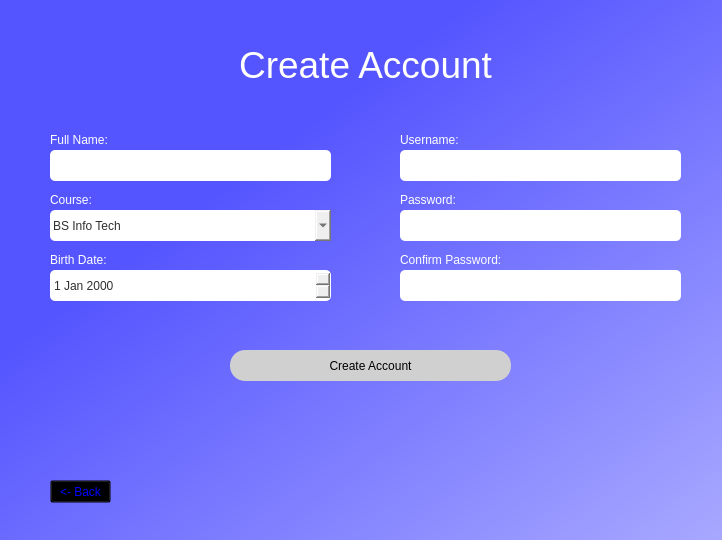
<?xml version="1.0" encoding="UTF-8"?>
<ui version="4.0">
 <class>Form</class>
 <widget class="QWidget" name="Form">
  <property name="windowModality">
   <enum>Qt::NonModal</enum>
  </property>
  <property name="geometry">
   <rect>
    <x>0</x>
    <y>0</y>
    <width>722</width>
    <height>540</height>
   </rect>
  </property>
  <property name="windowTitle">
   <string>Create Account</string>
  </property>
  <property name="windowIcon">
   <iconset>
    <normaloff>../sample.ico</normaloff>../sample.ico</iconset>
  </property>
  <widget class="QWidget" name="widget_login" native="true">
   <property name="geometry">
    <rect>
     <x>0</x>
     <y>0</y>
     <width>731</width>
     <height>551</height>
    </rect>
   </property>
   <property name="styleSheet">
    <string notr="true">QWidget#widget_login{
	background-color: qlineargradient(spread:pad, x1:0, y1:0, x2:1, y2:1, stop:0.323864 rgba(85, 85, 255, 255), stop:1 rgba(170, 170, 255, 255));
}</string>
   </property>
   <widget class="QLabel" name="label">
    <property name="enabled">
     <bool>true</bool>
    </property>
    <property name="geometry">
     <rect>
      <x>0</x>
      <y>30</y>
      <width>731</width>
      <height>71</height>
     </rect>
    </property>
    <property name="styleSheet">
     <string notr="true">font: 36pt &quot;MS Shell Dlg 2&quot;; color: white;</string>
    </property>
    <property name="text">
     <string>&lt;html&gt;&lt;head/&gt;&lt;body&gt;&lt;p&gt;&lt;span style=&quot; font-size:28pt;&quot;&gt;Create Account&lt;/span&gt;&lt;/p&gt;&lt;/body&gt;&lt;/html&gt;</string>
    </property>
    <property name="alignment">
     <set>Qt::AlignCenter</set>
    </property>
   </widget>
   <widget class="QPushButton" name="btn_create_account">
    <property name="geometry">
     <rect>
      <x>230</x>
      <y>350</y>
      <width>281</width>
      <height>31</height>
     </rect>
    </property>
    <property name="styleSheet">
     <string notr="true">QPushButton#btn_create_account {
border-radius: 15px;
background-color: rgb(208, 208, 208);
font: 10pt &quot;MS Shell Dlg 2&quot;; 
}

QPushButton:hover#btn_create_account {
;
	background-color: rgb(0, 170, 127);
color: white; 
}</string>
    </property>
    <property name="text">
     <string>Create Account</string>
    </property>
   </widget>
   <widget class="QLineEdit" name="nput_username">
    <property name="geometry">
     <rect>
      <x>400</x>
      <y>150</y>
      <width>281</width>
      <height>31</height>
     </rect>
    </property>
    <property name="styleSheet">
     <string notr="true">border-radius: 5px;
font: 10pt &quot;MS Shell Dlg 2&quot;;
color: rgb(47, 47, 47);
padding-left:2px</string>
    </property>
   </widget>
   <widget class="QLabel" name="label_5">
    <property name="geometry">
     <rect>
      <x>400</x>
      <y>130</y>
      <width>281</width>
      <height>20</height>
     </rect>
    </property>
    <property name="styleSheet">
     <string notr="true">font: 10pt &quot;MS Shell Dlg 2&quot;;
color: rgb(255, 255, 255);</string>
    </property>
    <property name="text">
     <string>&lt;html&gt;&lt;head/&gt;&lt;body&gt;&lt;p&gt;Username:&lt;/p&gt;&lt;/body&gt;&lt;/html&gt;</string>
    </property>
   </widget>
   <widget class="QLabel" name="label_6">
    <property name="geometry">
     <rect>
      <x>50</x>
      <y>250</y>
      <width>281</width>
      <height>20</height>
     </rect>
    </property>
    <property name="styleSheet">
     <string notr="true">font: 10pt &quot;MS Shell Dlg 2&quot;;
color: rgb(255, 255, 255);</string>
    </property>
    <property name="text">
     <string>&lt;html&gt;&lt;head/&gt;&lt;body&gt;&lt;p&gt;Birth Date:&lt;/p&gt;&lt;/body&gt;&lt;/html&gt;</string>
    </property>
   </widget>
   <widget class="QLabel" name="lbl_error">
    <property name="geometry">
     <rect>
      <x>230</x>
      <y>420</y>
      <width>281</width>
      <height>21</height>
     </rect>
    </property>
    <property name="styleSheet">
     <string notr="true">font: 10pt &quot;MS Shell Dlg 2&quot;; 
color: rgb(225, 18, 83);</string>
    </property>
    <property name="text">
     <string>&lt;html&gt;&lt;head/&gt;&lt;body&gt;&lt;p&gt;&lt;br/&gt;&lt;/p&gt;&lt;/body&gt;&lt;/html&gt;</string>
    </property>
    <property name="alignment">
     <set>Qt::AlignLeading|Qt::AlignLeft|Qt::AlignTop</set>
    </property>
    <property name="wordWrap">
     <bool>true</bool>
    </property>
   </widget>
   <widget class="QPushButton" name="btn_back">
    <property name="geometry">
     <rect>
      <x>50</x>
      <y>480</y>
      <width>61</width>
      <height>23</height>
     </rect>
    </property>
    <property name="styleSheet">
     <string notr="true">background-color: rgba(0, 0, 0, 0);
color: rgb(0, 0, 255);
font: 11pt &quot;MS Shell Dlg 2&quot;;</string>
    </property>
    <property name="text">
     <string>&lt;- Back</string>
    </property>
   </widget>
   <widget class="QLabel" name="label_7">
    <property name="geometry">
     <rect>
      <x>50</x>
      <y>190</y>
      <width>281</width>
      <height>20</height>
     </rect>
    </property>
    <property name="styleSheet">
     <string notr="true">font: 10pt &quot;MS Shell Dlg 2&quot;;
color: rgb(255, 255, 255);</string>
    </property>
    <property name="text">
     <string>&lt;html&gt;&lt;head/&gt;&lt;body&gt;&lt;p&gt;Course:&lt;/p&gt;&lt;/body&gt;&lt;/html&gt;</string>
    </property>
   </widget>
   <widget class="QLabel" name="label_8">
    <property name="geometry">
     <rect>
      <x>400</x>
      <y>190</y>
      <width>281</width>
      <height>20</height>
     </rect>
    </property>
    <property name="styleSheet">
     <string notr="true">font: 10pt &quot;MS Shell Dlg 2&quot;;
color: rgb(255, 255, 255);</string>
    </property>
    <property name="text">
     <string>Password:</string>
    </property>
   </widget>
   <widget class="QLineEdit" name="nput_password">
    <property name="geometry">
     <rect>
      <x>400</x>
      <y>210</y>
      <width>281</width>
      <height>31</height>
     </rect>
    </property>
    <property name="styleSheet">
     <string notr="true">border-radius: 5px;
font: 10pt &quot;MS Shell Dlg 2&quot;;
color: rgb(47, 47, 47);
padding-left:2px</string>
    </property>
    <property name="echoMode">
     <enum>QLineEdit::Password</enum>
    </property>
   </widget>
   <widget class="QLineEdit" name="nput_fullname">
    <property name="geometry">
     <rect>
      <x>50</x>
      <y>150</y>
      <width>281</width>
      <height>31</height>
     </rect>
    </property>
    <property name="styleSheet">
     <string notr="true">border-radius: 5px;
font: 10pt &quot;MS Shell Dlg 2&quot;;
color: rgb(47, 47, 47);
padding-left:2px</string>
    </property>
   </widget>
   <widget class="QLabel" name="label_9">
    <property name="geometry">
     <rect>
      <x>50</x>
      <y>130</y>
      <width>281</width>
      <height>20</height>
     </rect>
    </property>
    <property name="styleSheet">
     <string notr="true">font: 10pt &quot;MS Shell Dlg 2&quot;;
color: rgb(255, 255, 255);</string>
    </property>
    <property name="text">
     <string>&lt;html&gt;&lt;head/&gt;&lt;body&gt;&lt;p&gt;Full Name:&lt;/p&gt;&lt;/body&gt;&lt;/html&gt;</string>
    </property>
   </widget>
   <widget class="QComboBox" name="nput_course">
    <property name="geometry">
     <rect>
      <x>50</x>
      <y>210</y>
      <width>281</width>
      <height>31</height>
     </rect>
    </property>
    <property name="styleSheet">
     <string notr="true">border-radius: 5px;
font: 10pt &quot;MS Shell Dlg 2&quot;;
color: rgb(47, 47, 47);
padding-left:3px</string>
    </property>
    <item>
     <property name="text">
      <string>BS Info Tech</string>
     </property>
    </item>
    <item>
     <property name="text">
      <string>BS Com Sci</string>
     </property>
    </item>
    <item>
     <property name="text">
      <string>BSIT ELX</string>
     </property>
    </item>
    <item>
     <property name="text">
      <string>BSIT Foods</string>
     </property>
    </item>
    <item>
     <property name="text">
      <string>BSED Math</string>
     </property>
    </item>
    <item>
     <property name="text">
      <string>BSED English</string>
     </property>
    </item>
   </widget>
   <widget class="QDateEdit" name="nput_bday">
    <property name="geometry">
     <rect>
      <x>50</x>
      <y>270</y>
      <width>281</width>
      <height>31</height>
     </rect>
    </property>
    <property name="styleSheet">
     <string notr="true">border-radius: 5px;
font: 10pt &quot;MS Shell Dlg 2&quot;;
color: rgb(47, 47, 47);
padding-left:2px</string>
    </property>
   </widget>
   <widget class="QLineEdit" name="nput_password_2">
    <property name="geometry">
     <rect>
      <x>400</x>
      <y>270</y>
      <width>281</width>
      <height>31</height>
     </rect>
    </property>
    <property name="styleSheet">
     <string notr="true">border-radius: 5px;
font: 10pt &quot;MS Shell Dlg 2&quot;;
color: rgb(47, 47, 47);
padding-left:2px</string>
    </property>
    <property name="echoMode">
     <enum>QLineEdit::Password</enum>
    </property>
   </widget>
   <widget class="QLabel" name="label_10">
    <property name="geometry">
     <rect>
      <x>400</x>
      <y>250</y>
      <width>281</width>
      <height>20</height>
     </rect>
    </property>
    <property name="styleSheet">
     <string notr="true">font: 10pt &quot;MS Shell Dlg 2&quot;;
color: rgb(255, 255, 255);</string>
    </property>
    <property name="text">
     <string>Confirm Password:</string>
    </property>
   </widget>
  </widget>
 </widget>
 <tabstops>
  <tabstop>nput_fullname</tabstop>
  <tabstop>nput_course</tabstop>
  <tabstop>nput_bday</tabstop>
  <tabstop>nput_username</tabstop>
  <tabstop>nput_password</tabstop> 
  <tabstop>btn_create_account</tabstop>
  <tabstop>btn_back</tabstop> 
 </tabstops>
 <resources/>
 <connections/>
</ui>
